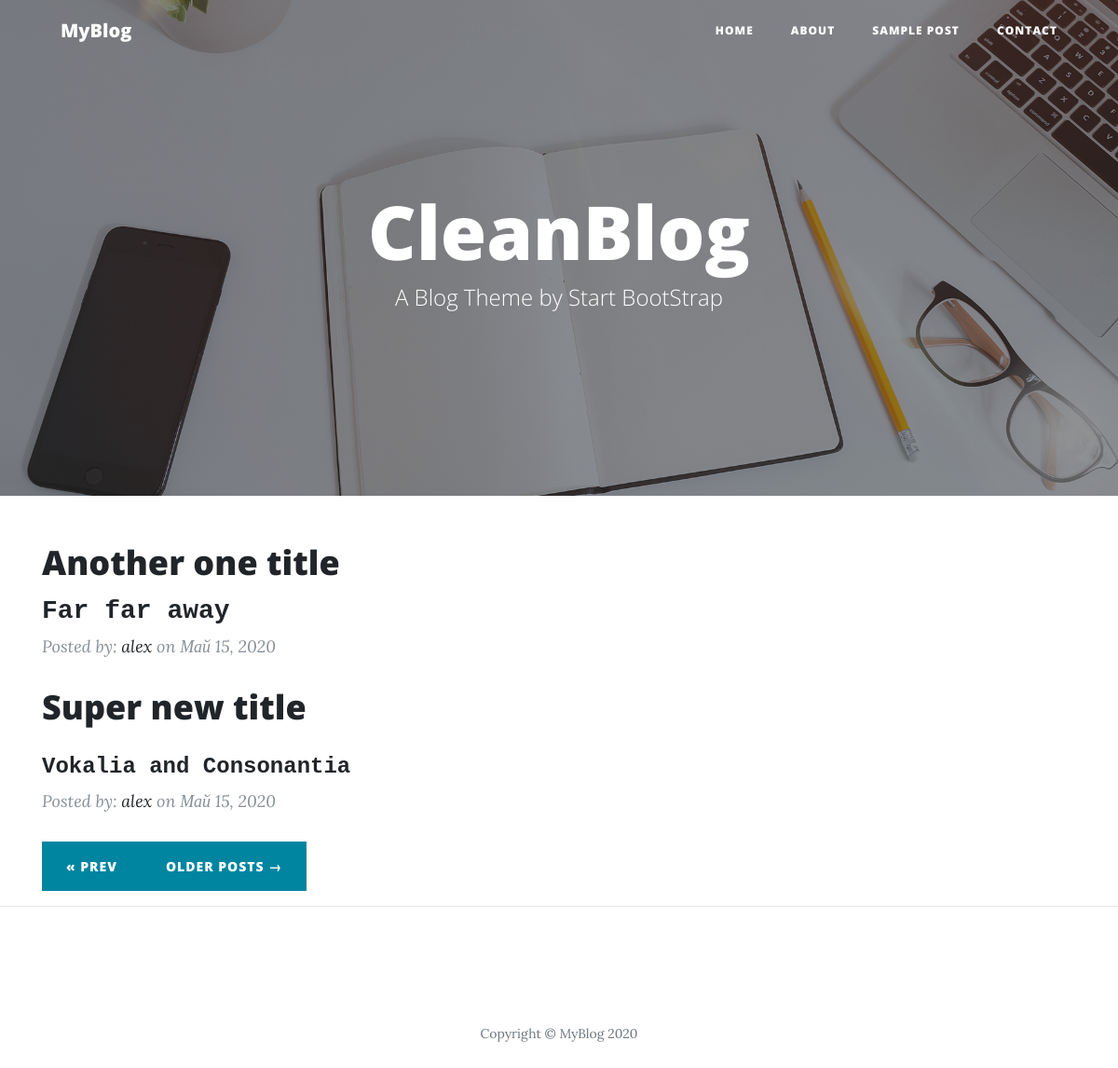
Screenshot of /?page=2 with the database file from the repository.
### blog/models.py (models this page shows, shortened)
class Post(models.Model):
	author = models.ForeignKey(settings.AUTH_USER_MODEL, on_delete=models.CASCADE)
	title = models.CharField(max_length=200)
	description = models.TextField(max_length=200)
	text = models.TextField()
	created_date = models.DateTimeField(default=timezone.now)
	published_date = models.DateTimeField(blank=True, null=True)
	status = models.IntegerField(choices=STATUS, default=0)

### blog/views.py (the view)
# urls.py: path('', views.post_list, name='post_list'),
def post_list(request):
	title = 'CleanBlog'
	subtitle = 'A Blog Theme by Start BootStrap'
	all_posts =  Post.objects.filter(published_date__lte=timezone.now()).order_by('-published_date')
	posts = all_posts.filter(status=1) # published date
	paginator = Paginator(posts, 2)
	page_request_var = 'page'
	page = request.GET.get(page_request_var)
	try:
		post_list = paginator.page(page)
	except PageNotAnInteger:
		post_list = paginator.page(1)
	except EmptyPage:
		post_list = paginator.page(paginator.num_pages)
	return render(request, 'blog/post_list.html', {
		'title':title,
		'subtitle':subtitle,
		'page_request_var':page_request_var,
		'posts':post_list,
		})

### blog/templates/blog/post_list.html (shortened to what this page needs)
{% extends 'blog/base.html' %}
{% block title %} {{ title }} {% endblock %}
{% block subtitle %} {{ subtitle }} {% endblock %}
{% block content %}
	{% for post in posts %}
		<div class="post-preview">
			<a href="{% url 'post' pk=post.pk %}">
		    	<h2 class="post-title">{{ post.title }}</h2>
		    	<h3 class="post-subtitle">{{ post.description | safe }}</h3>
		  	</a>
		  	<p class="post-meta">Posted by:
		    	<a href="#">{{ post.author }}</a>
		    	on {{ post.published_date|date:"M d, Y" }}
		    </p>
		</div>
	{% endfor %}
	{% if posts.has_other_pages %}
        <div class="clearfix">
            <nav aria-label="Page navigation">
                <ul class="pagination justify-contect-center">
                    {% if posts.has_previous %}
                    <li><a href="?{{ page_request_var }}={{ posts.previous_page_number }}" class="btn btn-primary float-left"> &laquo; PREV </a></li>
                    {% endif %}
                    {% if posts.has_next %}
                    <li><a href="?{{ page_request_var }}={{ posts.next_page_number }}" class="btn btn-primary float-right"> Older Posts &rarr; </a></li>
                    {% endif %}
                </ul>
            </nav>
        </div>
	{% endif %}
{% endblock %}

### rows the page displays
Post: title "Another one title", description "Far far away", author "alex", published_date "Май 15, 2020"
Post: title "Super new title", description "Vokalia and Consonantia", author "alex", published_date "Май 15, 2020"

### other values shown
{{ title }} "CleanBlog"
{{ subtitle }} "A Blog Theme by Start BootStrap"
